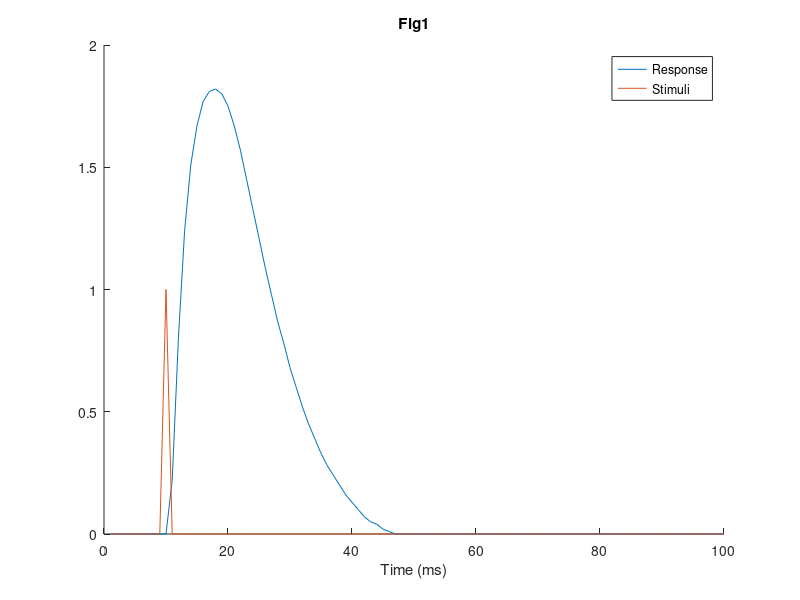
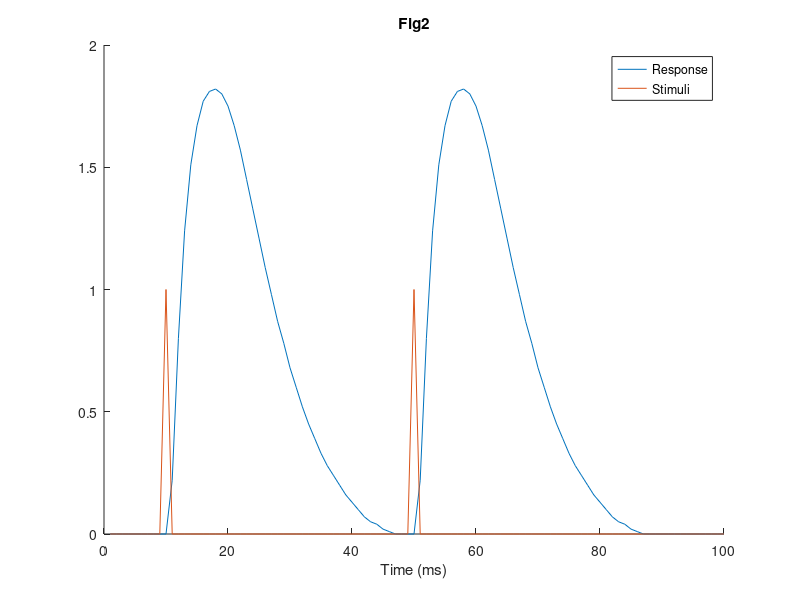
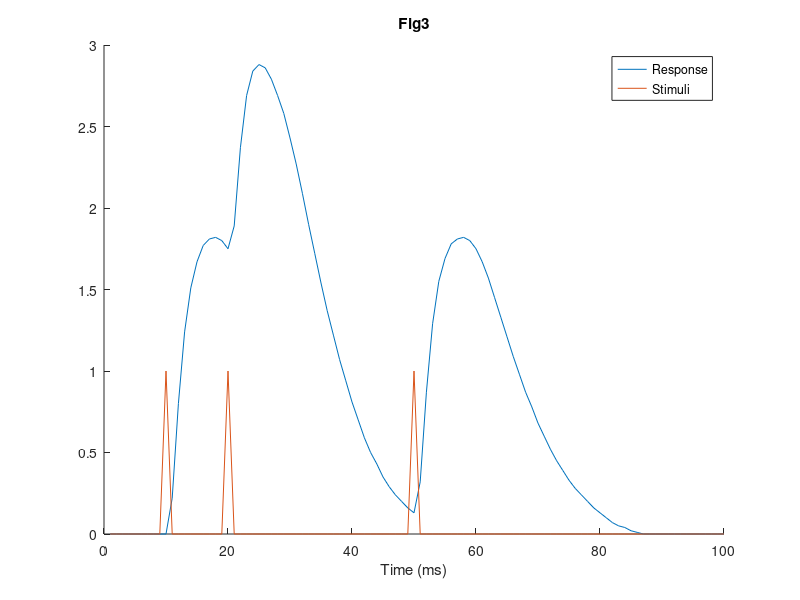
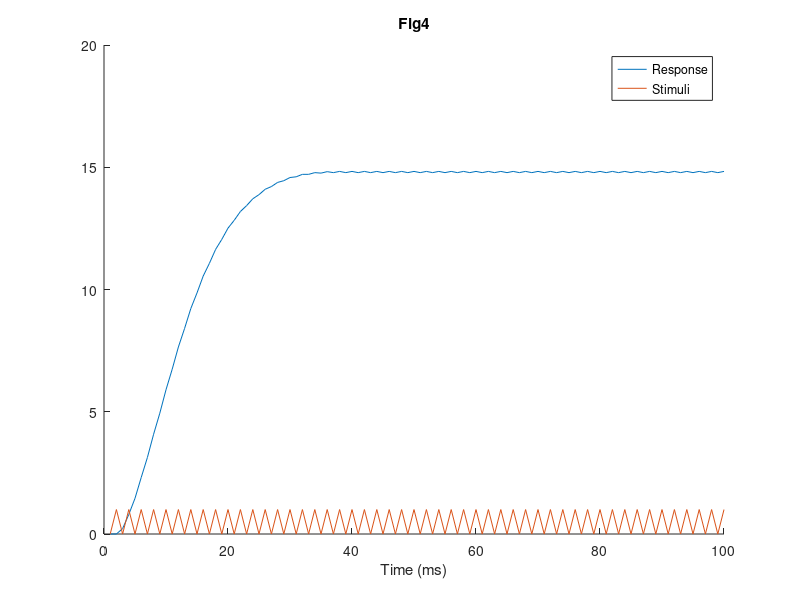

Write MATLAB code to recreate these figures, in order. (Note: this script raises an error after producing the figures.)
%% Code Appendix: 
%% 5.1
%A
load('twitch.mat');
stim1 = zeros(1,100);
stim1(10) = 1;

%B
resp1 = conv(twitch,stim1);
resp1 = resp1(1:100);

%C
figure(1);
xlabel("Time (ms)")
title("Fig1")
hold on
plot(resp1);
plot(stim1);
legend("Response","Stimuli");
hold off

%D
stim2 = zeros(1,100);
stim2(10) = 1;
stim2(50) = 1;

%E
resp2 = conv(twitch,stim2);
resp2 = resp2(1:100);
figure(2);
xlabel("Time (ms)")
title("Fig2")
hold on
plot(resp2);
plot(stim2);
legend("Response","Stimuli");
hold off

%F
stim3 = stim2;
stim3(20) = 1;
resp3 = conv(twitch,stim3);
resp3 = resp3(1:100);
figure(3);
xlabel("Time (ms)")
title("Fig3")
hold on
plot(resp3);
plot(stim3);
legend("Response","Stimuli");
hold off

%H
stim4 = zeros(1,100);
stim4(2:2:100) = 1;
resp4 = conv(twitch,stim4);
resp4 = resp4(1:100);
figure(4);
xlabel("Time (ms)")
title("Fig4")
hold on
plot(resp4);
plot(stim4);
legend("Response","Stimuli");
hold off

%% 5.2
%A
load('cochlea.mat');
stim = [stim5k;stim23k;stim48k;stim75k];
resp = zeros(size(stim,1),size(stim,2));
for i = 1:size(stim,1)
    temp = conv(stim(i,:),cochlea);
    resp(i,:) = temp(1:size(stim,2));
end

%B
figure(5)
time = linspace(0,0.5,301);
subtitles = ["5kHz";"23kHz";"48kHz";"75kHz"];
title("Fig5");
for i = 1:size(stim,1)
    subplot(4,1,i)
    title("Fig5."+i + " " + subtitles(i,:));
    xlabel("Time(ms)")
    ylabel("Amplitude")
    hold on
    plot(time,stim(i,:))
    plot(time,resp(i,:))
    legend("Stimuli", "Response");
    ylim([-4,4])
    hold off
end

%% 6.1
x = [1:25]';
n = randn(25,1);
%A to F.
y1  = x + 10 + 30*n;
y2 = x + 10 + 10*n;
y3 = x + 10*n;
y4 = x + 10;
y5 = n;
y6 = 10*ones(25,1);
%Plot and computing r
y = [y1,y2,y3,y4,y5,y6];

figure(6)
for i = 1:size(y,2)
    subplot(size(y,2),1,i)
    hold on
    [R,p] = corrcoef(y(:,i),x);
    plot(x,y(:,i));
    if isnan(R(1,2))
        R(1,2) = 0;
        p(1,2) = 0;
    end
    title("6." + i + " r = " + R(1,2) + " p = " + p(1,2))
    xlabel("x")
    ylabel("y" + i)
    hold off
end

%% 6.2
load('correlatie_vb.mat');
%Computing correlation between weight and hight.
[R,p] = corrcoef(weight, length);
disp(R)
disp(p)

[R,p] = corrcoef(length, sport);
disp(R)
disp(p)

[R,p] = corrcoef(weight, sport);
disp(R)
disp(p)

%% 6.3
%Generating input
x = [10:50]';
n = randn(size(x));
y = -2*x + 15 + 20*n;

%Computing and plotting
figure(7)
hold on
title("Fig7")
plot(x,y,'ko')
xlim([0, 60])
xlabel("x")
ylabel("y")
[R,p] = corrcoef(x,y);
beta = polyfit(x,y,1);
yfit = polyval(beta,x);
plot(x,yfit,'r-')
hold off

res = y - yfit;
figure(8)
hold on
title("Fig8")
plot(x,res,'ko')
xlabel("x'")
ylabel("residuals")
hold off

%Display p and R.
disp(p)
disp(R)
disp(beta)
disp(mean(res));

%Generating input for y2
x = [10:50]';
n = randn(size(x));
y = 3*x.^2 + 100*n;

%Computing and plotting
figure(9)
hold on
title("Fig9")
plot(x,y,'ko')
xlim([0, 60])
xlabel("x")
ylabel("y")
[R,p] = corrcoef(x,y);
beta = polyfit(x,y,1);
yfit = polyval(beta,x);
plot(x,yfit,'r-')
hold off

res = y - yfit;
figure(10)
hold on
title("Fig10")
plot(x,res,'ko')
xlabel("x'")
ylabel("residuals")
hold off

%Display p and R.
disp(p)
disp(R)
disp(beta)
disp(mean(res));

%% 6.4
%Load data
load('alcohol.mat')

%Calc. coefs (correlation and regression).
[R,p] = corrcoef(reclametijd,alcoholconsumptie);
beta = polyfit(reclametijd,alcoholconsumptie,1);
yfit = polyval(beta,reclametijd);

%Plot data and correlation.
figure(11)
hold on
title("Fig11 r = " + R(1,2) + " P = " + p(1,2))
plot(reclametijd,alcoholconsumptie,'ko')
plot(reclametijd,yfit,'r')
xlabel("Advertizing time (min)")
ylabel("Alcohol Cons. (dl)")
text(median(reclametijd)+0.2,max(alcoholconsumptie)-0.1,"yfit = " + "x*" + beta(1) + " + " + beta(2) + "+ e")
hold off

%Plot residuals.
res = alcoholconsumptie - yfit;
figure(12)
hold on
title("Fig12")
xlabel("reclametijd'")
ylabel("Risiduals")
plot(reclametijd, res, 'ko')
hold off
disp(mean(res));

%Testing the function:
linReg(reclametijd,alcoholconsumptie);

%% 6.5
load('testresultaat.mat');
%Composing the disign matrix D
D = [ones(size(Testscore(:))),Studietijd,Placebo,Koffie,ADHDmedicijn];
%Computing Betas, 95% confidence interval
[B,BINT,R] = regress(Testscore,D);